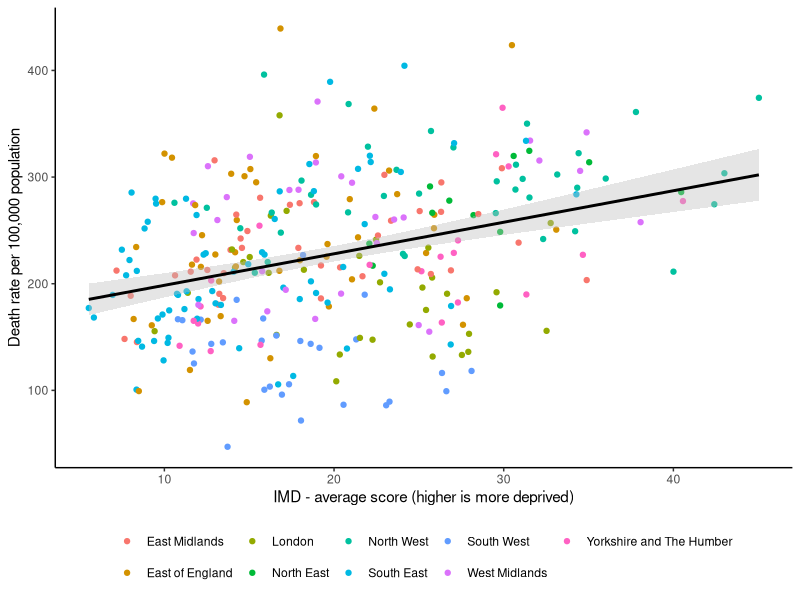
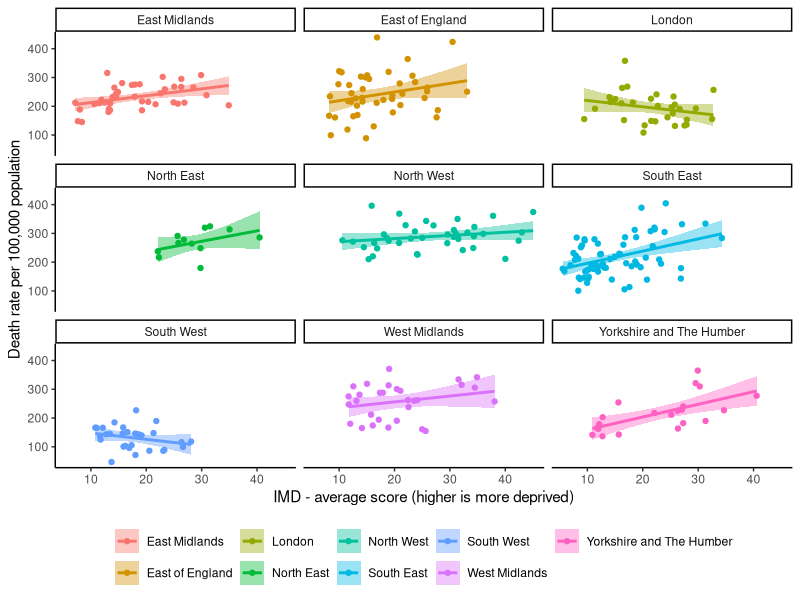
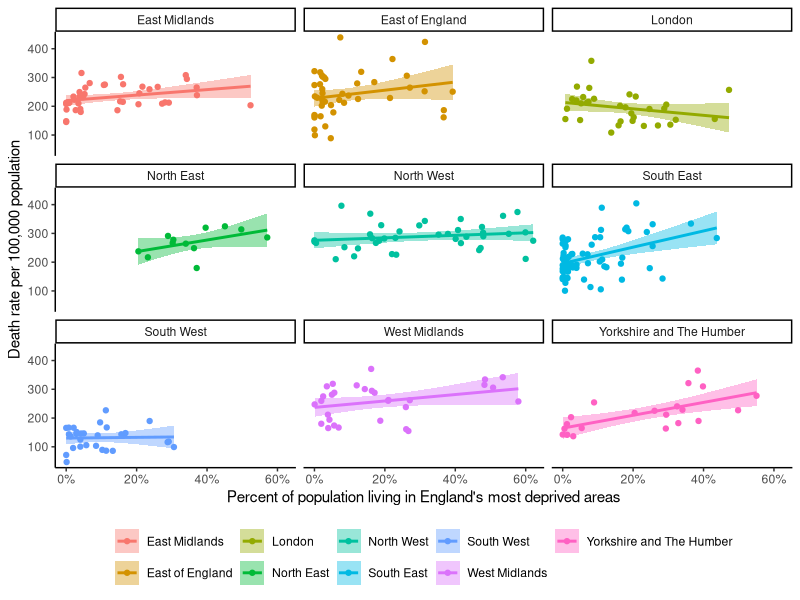
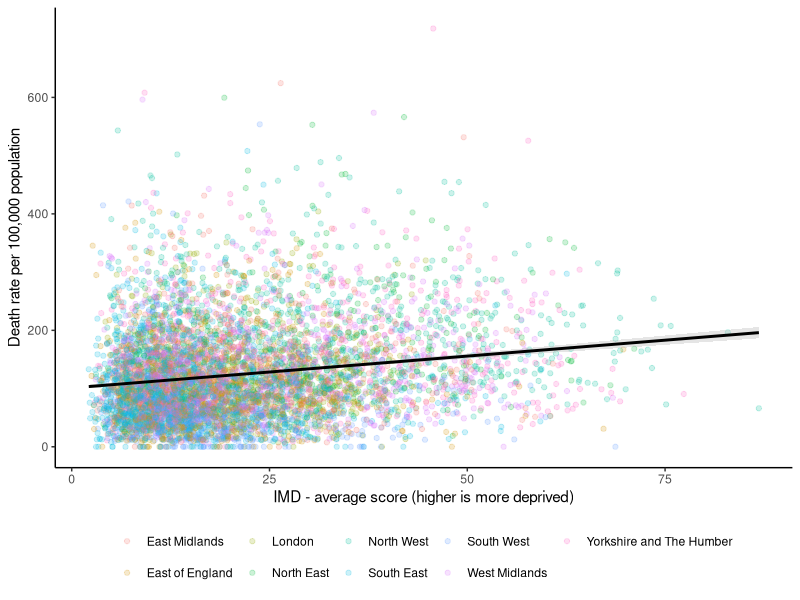
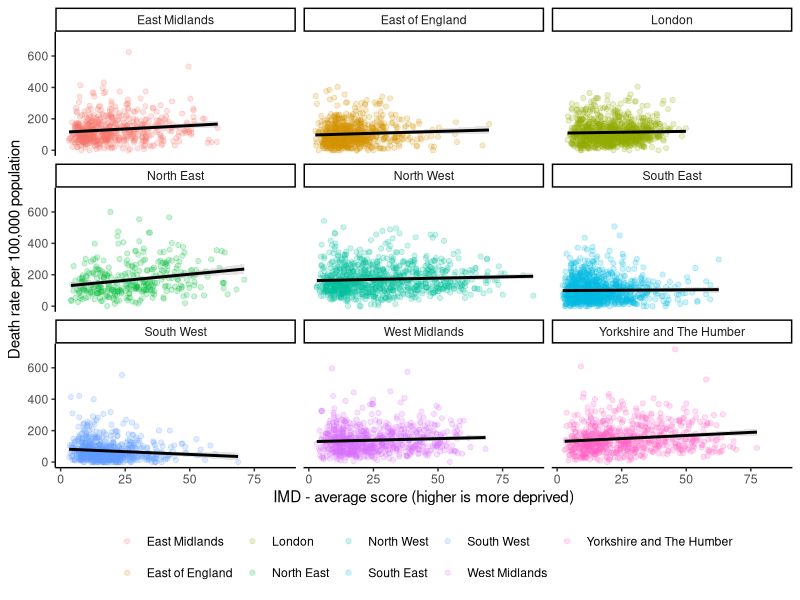
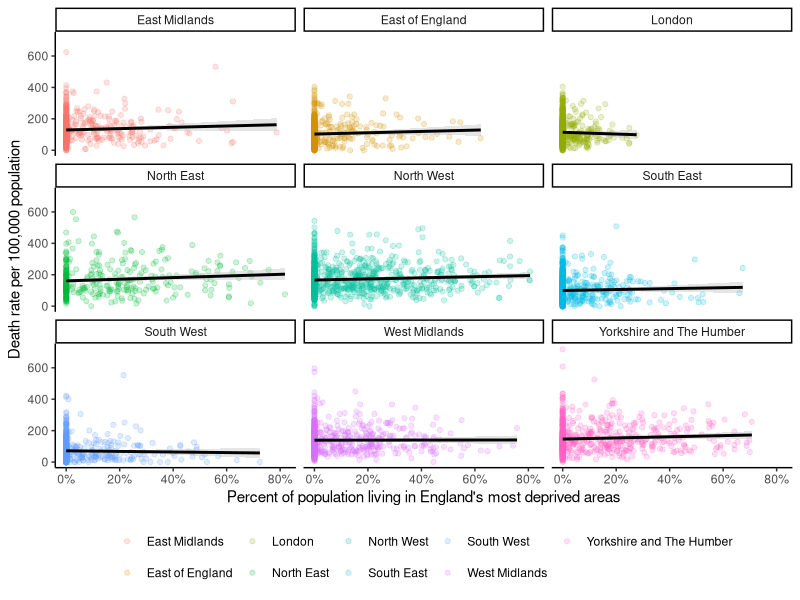
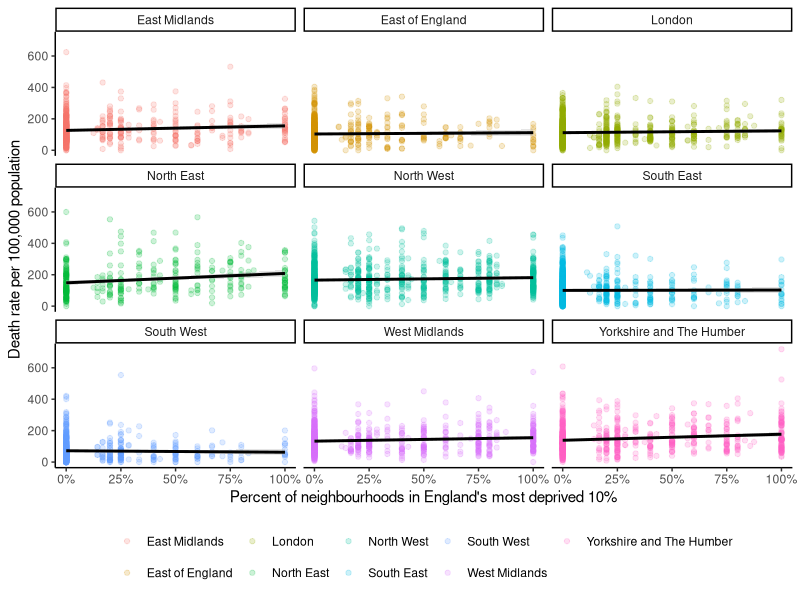

Generate these figures, in order, with R:
## ---- chunk 1
knitr::opts_chunk$set(echo = TRUE)
## ---- chunk 2
library(tidyverse)

deaths_msoa <- read_csv("data/deaths-msoa.csv")
deaths_la <- read_csv("data/deaths-la.csv")
## ---- chunk 3
deaths_la %>% 
  ggplot(aes(y = DeathRate, x = Score, colour = RGN19NM, fill = RGN19NM)) +
  geom_point() +
  geom_smooth(method = "lm", colour = "black", fill = "grey") +
  labs(y = "Death rate per 100,000 population", x = "IMD - average score (higher is more deprived)", colour = NULL, fill = NULL) +
  theme_classic() +
  theme(legend.position = "bottom")
## ---- chunk 4
deaths_la %>% 
  ggplot(aes(y = DeathRate, x = Score, colour = RGN19NM, fill = RGN19NM)) +
  geom_point() +
  geom_smooth(method = "lm") +
  facet_wrap(~RGN19NM) +
  labs(y = "Death rate per 100,000 population", x = "IMD - average score (higher is more deprived)", colour = NULL, fill = NULL) +
  theme_classic() +
  theme(legend.position = "bottom")
## ---- chunk 5
deaths_la %>% 
  ggplot(aes(y = DeathRate, x = Extent, colour = RGN19NM, fill = RGN19NM)) +
  geom_point() +
  geom_smooth(method = "lm") +
  facet_wrap(~RGN19NM) +
  scale_x_continuous(labels = scales::percent) +
  labs(y = "Death rate per 100,000 population", x = "Percent of population living in England's most deprived areas", colour = NULL, fill = NULL) +
  theme_classic() +
  theme(legend.position = "bottom")
## ---- chunk 6
deaths_msoa %>% 
  ggplot(aes(y = DeathRate, x = Score, colour = RGN19NM, fill = RGN19NM)) +
  geom_point(alpha = 0.2) +
  geom_smooth(method = "lm", colour = "black", fill = "grey") +
  labs(y = "Death rate per 100,000 population", x = "IMD - average score (higher is more deprived)", colour = NULL, fill = NULL) +
  theme_classic() +
  theme(legend.position = "bottom")
## ---- chunk 7
deaths_msoa %>% 
  ggplot(aes(y = DeathRate, x = Score, colour = RGN19NM, fill = RGN19NM)) +
  geom_point(alpha = 0.2) +
  geom_smooth(method = "lm", colour = "black", fill = "grey") +
  facet_wrap(~RGN19NM) +
  labs(y = "Death rate per 100,000 population", x = "IMD - average score (higher is more deprived)", colour = NULL, fill = NULL) +
  theme_classic() +
  theme(legend.position = "bottom")
## ---- chunk 8
deaths_msoa %>% 
  ggplot(aes(y = DeathRate, x = Extent, colour = RGN19NM, fill = RGN19NM)) +
  geom_point(alpha = 0.2) +
  geom_smooth(method = "lm", colour = "black", fill = "grey") +
  facet_wrap(~RGN19NM) +
  scale_x_continuous(labels = scales::percent) +
  labs(y = "Death rate per 100,000 population", x = "Percent of population living in England's most deprived areas", colour = NULL, fill = NULL) +
  theme_classic() +
  theme(legend.position = "bottom")
## ---- chunk 9
deaths_msoa %>% 
  ggplot(aes(y = DeathRate, x = Proportion, colour = RGN19NM, fill = RGN19NM)) +
  geom_point(alpha = 0.2) +
  geom_smooth(method = "lm", colour = "black", fill = "grey") +
  facet_wrap(~RGN19NM) +
  scale_x_continuous(labels = scales::percent) +
  labs(y = "Death rate per 100,000 population", x = "Percent of neighbourhoods in England's most deprived 10%", colour = NULL, fill = NULL) +
  theme_classic() +
  theme(legend.position = "bottom")
